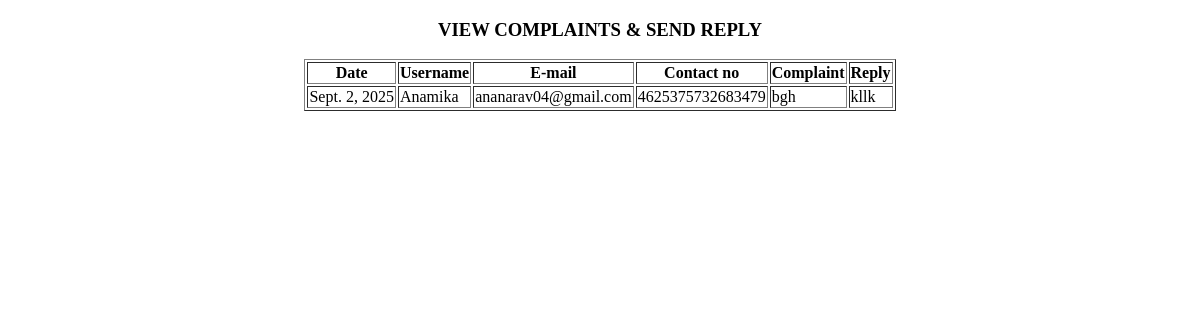
The page /ComplaintReply on the database as committed earlier.
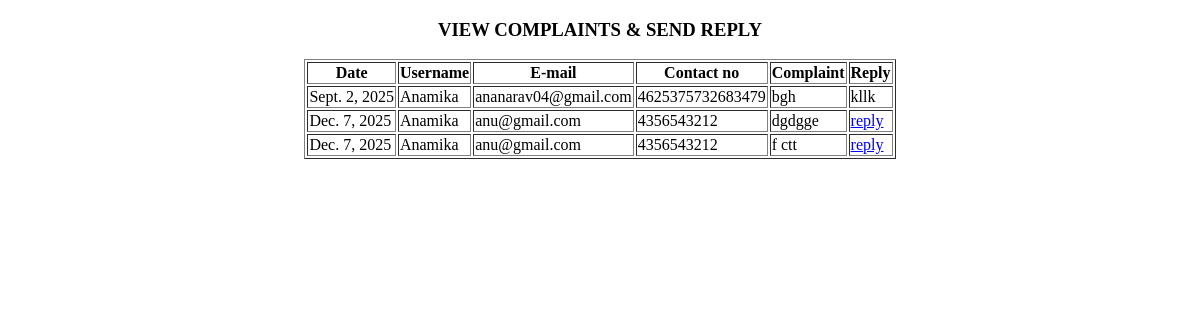
The same page on the database as committed later.
### HealthEmergencyApp/models.py (models this page shows)
class ComplaintModel(models.Model):
    Date=models.DateField(auto_now_add=True,null=True,blank=True)
    USER=models.ForeignKey(UserModel,on_delete=models.CASCADE,null=True,blank=True)
    Complaint=models.CharField(max_length=500)
    Reply=models.CharField(max_length=50, null=True, blank=True)

class UserModel(models.Model):
    LOGIN=models.ForeignKey(LoginModel,on_delete=models.CASCADE,null=True,blank=True)
    Name=models.CharField(max_length=30,null=True,blank=True)
    Dob=models.CharField(max_length=100,null=True,blank=True)
    Gender=models.CharField(max_length=40,null=True,blank=True)
    Email=models.CharField(max_length=40,null=True,blank=True)
    Address=models.CharField(max_length=40,null=True,blank=True)
    Contact_no=models.BigIntegerField(null=True,blank=True)
    Photo = models.FileField(upload_to='userprofile/',null=True, blank=True)
    latitude=models.FloatField(null=True, blank=True)
    longitude=models.FloatField(null=True, blank=True)

### HealthEmergencyApp/views.py (the view)
# urls.py: path('ComplaintReply',ComplaintReply.as_view(),name="ComplaintReply"),
class ComplaintReply(View):
    def get(self, request):
        c=ComplaintModel.objects.all()
        return render(request, "Administration/complaint_reply.html",{'complaints':c})

### templates/Administration/complaint_reply.html (shortened to what this page needs)
<!DOCTYPE html>
<html lang="en">
<head>
</head>
<body>
    <center>
    <h3>VIEW COMPLAINTS & SEND REPLY</h3>
    <table border="1">
        <tr>
            <th>Date</th>
            <th>Username</th>
            <th>E-mail</th>
            <th>Contact no</th>
            <th>Complaint</th>
            <th>Reply</th>
        </tr>
        {% for i in complaints %}
        <tr>
            <td>{{i.Date}}</td>
            <td>{{ i.USER.Name }}</td>
            <td>{{i.USER.Email}}</td>
            <td>{{i.USER.Contact_no}}</td>
            <td>{{i.Complaint}}</td>
            {% if i.Reply %}
            <td>{{i.Reply}}</td>
            {% else %}
            <td><a href="/Reply/{{ i.id }}">reply</a></td>
            {% endif %}
        </tr>
        {% endfor %}
    </table>
</center>
</body>
</html>

Rows that differ between the two databases and show on the page:
added ComplaintModel: Date "Dec. 7, 2025", USER.Name "Anamika", USER.Email "anu@gmail.com", USER.Contact_no "4356543212", Complaint "dgdgge"
added ComplaintModel: Date "Dec. 7, 2025", USER.Name "Anamika", USER.Email "anu@gmail.com", USER.Contact_no "4356543212", Complaint "f ctt"
